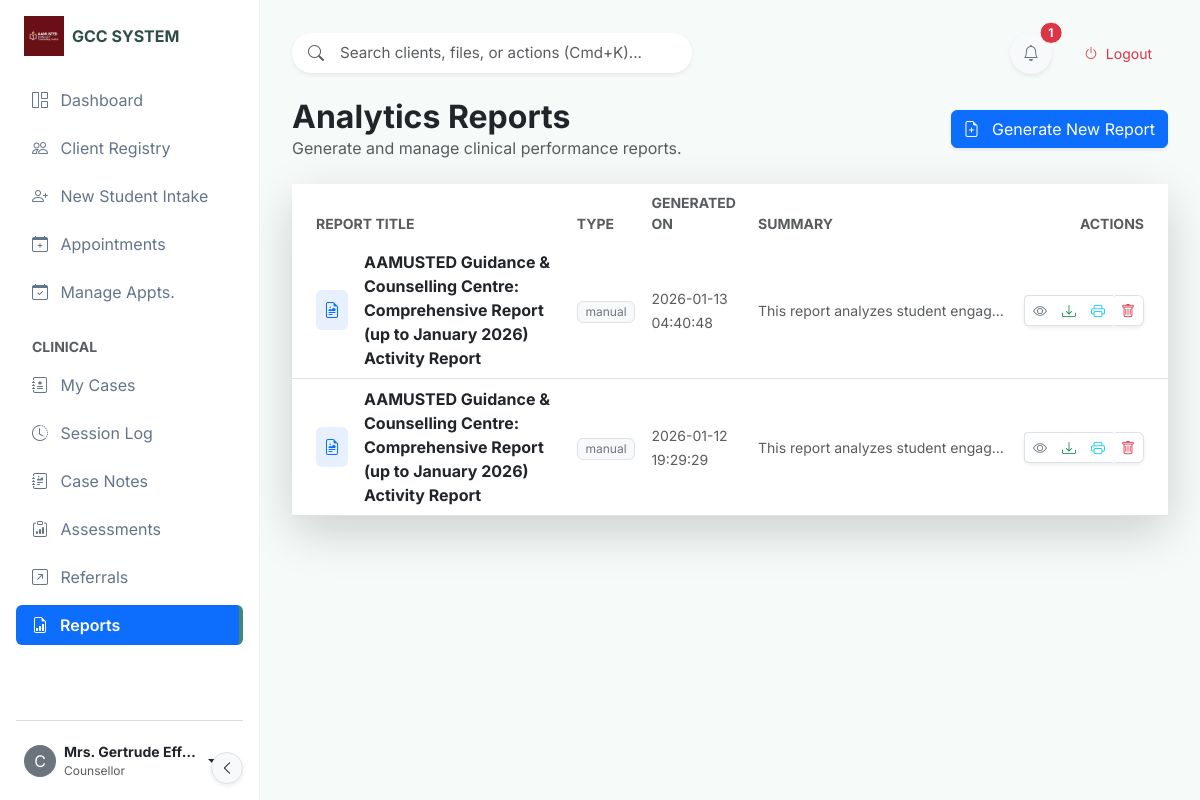
The app's page /reports (signed in) with its own data.
### tables this page shows
CREATE TABLE app_settings (
            id INTEGER PRIMARY KEY AUTOINCREMENT,
            setting_name TEXT NOT NULL UNIQUE,
            setting_value TEXT
        );

CREATE TABLE reports (
            id INTEGER PRIMARY KEY AUTOINCREMENT,
            title TEXT,
            date_generated TIMESTAMP DEFAULT CURRENT_TIMESTAMP,
            report_type TEXT,
            file_path TEXT,
            summary TEXT
        );

### app.py (the view)
@app.route('/reports')
@login_required
def reports_list():
    try:
        ensure_database_initialized()
        conn = get_db_connection()
        if conn is None:
            flash('Database connection failed. Please restart the application.', 'error')
            return redirect(url_for('dashboard'))
        reports = []
        try:
            reports = conn.execute('''
                SELECT id, title, date_generated, report_type, summary, file_path
                FROM reports
                ORDER BY date_generated DESC
            ''').fetchall()
        except Exception as e:
            print(f"[REPORTS] Error getting reports: {e}")
            reports = []
        finally:
            try:
                conn.close()
            except Exception:
                pass
        return render_template('reports.html', reports=reports)
    except Exception as e:
        print(f"[REPORTS] Unexpected error: {e}")
        import traceback
        traceback.print_exc()
        flash('Error loading reports. Please try again.', 'error')
        return redirect(url_for('dashboard'))

### templates/reports.html (shortened to what this page needs)
{% extends "base_modern.html" %}
{% block content %}
<div class="row align-items-center mb-4">
    <div class="col-md-6">
        <h2 class="fw-bold mb-0 text-dark">Analytics Reports</h2>
        <p class="text-muted mb-0">Generate and manage clinical performance reports.</p>
    </div>
    <div class="col-md-6 text-md-end mt-3 mt-md-0">
        <button class="btn btn-primary shadow-sm btn-hover-lift" data-bs-toggle="modal"
            data-bs-target="#generateReportModal">
            <i class="bi bi-file-earmark-plus me-2"></i> Generate New Report
        </button>
    </div>
</div>
<div class="card card-glass border-0 shadow-lg">
    <div class="card-body p-0">
        {% if reports %}
        <div class="table-responsive">
            <table class="table table-hover align-middle mb-0" style="min-height: 300px;">
                <thead class="bg-light">
                    <tr>
                        <th class="ps-4 text-uppercase small fw-bold text-muted border-0">Report Title</th>
                        <th class="text-uppercase small fw-bold text-muted border-0">Type</th>
                        <th class="text-uppercase small fw-bold text-muted border-0">Generated On</th>
                        <th class="text-uppercase small fw-bold text-muted border-0">Summary</th>
                        <th class="text-end pe-4 text-uppercase small fw-bold text-muted border-0">Actions</th>
                    </tr>
                </thead>
                <tbody class="border-top-0">
                    {% for report in reports %}
                    <tr>
                        <td class="ps-4">
                            <div class="d-flex align-items-center">
                                <div class="bg-primary bg-opacity-10 p-2 rounded text-primary me-3">
                                    <i class="bi bi-file-earmark-richtext"></i>
                                </div>
                                <span class="fw-bold text-dark">{{ report['title'] or 'Untitled Report' }}</span>
                            </div>
                        </td>
                        <td>
                            <span class="badge bg-light text-secondary border fw-normal">{{ report['report_type'] or
                                'N/A' }}</span>
                        </td>
                        <td>
                            <span class="text-muted small">{{ report['date_generated'] }}</span>
                        </td>
                        <td>
                            <p class="mb-0 small text-muted text-truncate" style="max-width: 250px;">
                                {{ report['summary'] or 'No summary available' }}
                            </p>
                        </td>
                        <td class="text-end pe-4">
                            <div class="btn-group shadow-sm rounded-3" role="group">
                                <a href="{{ url_for('view_report', report_id=report['id']) }}"
                                    class="btn btn-sm btn-white border border-end-0 text-secondary" title="View">
                                    <i class="bi bi-eye"></i>
                                </a>
                                {% if report['file_path'] %}
                                <a href="{{ url_for('download_report_file', report_id=report['id']) }}"
                                    class="btn btn-sm btn-white border border-start-0 border-end-0 text-success"
                                    title="Download">
                                    <i class="bi bi-download"></i>
                                </a>
                                {% endif %}
                                <a href="{{ url_for('print_report', report_id=report['id']) }}" target="_blank"
                                    class="btn btn-sm btn-white border border-start-0 border-end-0 text-info"
                                    title="Print">
                                    <i class="bi bi-printer"></i>
                                </a>
                                <form action="{{ url_for('delete_report', report_id=report['id']) }}" method="POST"
                                    style="display:inline;">
                                    <button type="submit"
                                        class="btn btn-sm btn-white border border-start-0 text-danger rounded-end"
                                        title="Delete"
                                        onclick="return confirm('Are you sure you want to delete this report?');">
                                        <i class="bi bi-trash"></i>
                                    </button>
                                </form>
                            </div>
                        </td>
                    </tr>
                    {% endfor %}
                </tbody>
            </table>
        </div>
        {% endif %}
    </div>
</div>
{% endblock %}

### templates/base_modern.html (shortened to what this page needs)
<!DOCTYPE html>
<html lang="en">
<head>
    <link href="https://cdn.jsdelivr.net/npm/bootstrap@5.3.0/dist/css/bootstrap.min.css" rel="stylesheet">
    <link rel="stylesheet" href="https://cdn.jsdelivr.net/npm/bootstrap-icons@1.10.0/font/bootstrap-icons.css">
    <link rel="stylesheet" href="{{ url_for('static', filename='css/modern_theme.css') }}">
</head>
<body>
    <nav class="sidebar-glass d-flex flex-column flex-shrink-0 p-3" id="sidebar">
        <div class="mb-4">
            <a href="/" class="d-flex align-items-center link-dark text-decoration-none logo-container ps-2">
                {% if settings.logo_url %}
                <img src="{{ settings.logo_url }}" class="me-2"
                    style="max-height: 40px; max-width: 40px; object-fit: contain;">
                {% else %}
                <div class="bg-gradient p-2 rounded-3 me-2" style="background: var(--sage-600); color: white;">
                    <i class="bi bi-heart-pulse-fill fs-4"></i>
                </div>
                {% endif %}
                <span class="fs-6 fw-bold text-break lh-sm sidebar-header-text" style="color: var(--sage-900);">
                    {{ settings.system_name or 'Counselling Hub' }}
                </span>
            </a>
        </div>
        <ul class="nav nav-pills flex-column mb-auto">
            <li class="nav-item">
                <a href="{{ url_for('dashboard') }}"
                    class="nav-link {% if request.endpoint == 'dashboard' %}active{% endif %}" title="Dashboard"
                    data-bs-toggle="tooltip" data-bs-placement="right">
                    <i class="bi bi-grid-1x2 me-2"></i> <span>Dashboard</span>
                </a>
            </li>
            {% if session.get('role') in ['Secretary', 'Admin', 'Counsellor', 'Counselor'] %}
            <li>
                <a href="{{ url_for('students') }}"
                    class="nav-link {% if 'student' in request.endpoint and 'intake' not in request.endpoint %}active{% endif %}"
                    title="Client Registry" data-bs-toggle="tooltip" data-bs-placement="right">
                    <i class="bi bi-people me-2"></i> <span>Client Registry</span>
                </a>
            </li>
            <li>
                <a href="{{ url_for('intake') }}"
                    class="nav-link {% if 'intake' in request.endpoint %}active{% endif %}" title="New Student Intake"
                    data-bs-toggle="tooltip" data-bs-placement="right">
                    <i class="bi bi-person-plus me-2"></i> <span>New Student Intake</span>
                </a>
            </li>
            <li>
                <a href="{{ url_for('appointment') }}"
                    class="nav-link {% if 'appointment' in request.endpoint and 'status' not in request.endpoint %}active{% endif %}"
                    title="Appointments" data-bs-toggle="tooltip" data-bs-placement="right">
                    <i class="bi bi-calendar-plus me-2"></i> <span>Appointments</span>
                </a>
            </li>
            <li>
                <a href="{{ url_for('manage_appointments') }}"
                    class="nav-link {% if 'manage_appointments' in request.endpoint %}active{% endif %}"
                    title="Manage Appointments" data-bs-toggle="tooltip" data-bs-placement="right">
                    <i class="bi bi-calendar-check me-2"></i> <span>Manage Appts.</span>
                </a>
            </li>
            {% endif %}
            {% if session.get('role') in ['Counsellor', 'Counselor', 'Admin'] %}
            <li class="mt-3 text-uppercase small text-muted fw-bold ps-3 mb-2 nav-category-header">Clinical</li>
            <li>
                <a href="{{ url_for('my_cases') }}"
                    class="nav-link {% if 'my_cases' in request.endpoint %}active{% endif %}" title="My Cases"
                    data-bs-toggle="tooltip" data-bs-placement="right">
                    <i class="bi bi-journal-medical me-2"></i> <span>My Cases</span>
                </a>
            </li>
            <li>
                <a href="{{ url_for('sessions_list') }}"
                    class="nav-link {% if 'session' in request.endpoint and 'case' not in request.endpoint %}active{% endif %}"
                    title="Session Log" data-bs-toggle="tooltip" data-bs-placement="right">
                    <i class="bi bi-clock-history me-2"></i> <span>Session Log</span>
                </a>
            </li>
            <li>
                <a href="{{ url_for('case_notes_list') }}"
                    class="nav-link {% if 'case_notes' in request.endpoint %}active{% endif %}" title="Case Notes"
                    data-bs-toggle="tooltip" data-bs-placement="right">
                    <i class="bi bi-journal-richtext me-2"></i> <span>Case Notes</span>
                </a>
            </li>
            <li>
                <a href="{{ url_for('dass21_list') }}"
                    class="nav-link {% if 'dass21' in request.endpoint %}active{% endif %}" title="Assessments"
                    data-bs-toggle="tooltip" data-bs-placement="right">
                    <i class="bi bi-clipboard-data me-2"></i> <span>Assessments</span>
                </a>
            </li>
            <li>
                <a href="{{ url_for('all_referrals') }}"
                    class="nav-link {% if 'referral' in request.endpoint %}active{% endif %}" title="Referrals"
                    data-bs-toggle="tooltip" data-bs-placement="right">
                    <i class="bi bi-arrow-up-right-square me-2"></i> <span>Referrals</span>
                </a>
            </li>
            <li>
                <a href="{{ url_for('reports_list') }}"
                    class="nav-link {% if 'report' in request.endpoint %}active{% endif %}" title="Reports"
                    data-bs-toggle="tooltip" data-bs-placement="right">
                    <i class="bi bi-file-earmark-bar-graph me-2"></i> <span>Reports</span>
                </a>
            </li>
            {% endif %}
        </ul>
        <hr class="text-secondary opacity-25 mt-4">
        <div class="dropdown">
            <a href="#"
                class="d-flex align-items-center link-dark text-decoration-none dropdown-toggle px-2 py-1 rounded hover-bg"
                id="dropdownUser2" data-bs-toggle="dropdown" aria-expanded="false">
                <div class="rounded-circle bg-secondary d-flex justify-content-center align-items-center text-white me-2"
                    style="width: 32px; height: 32px; min-width: 32px;">
                    {{ session.get('username', 'U')[0] | upper }}
                </div>
                <div>
                    <div class="small fw-bold text-truncate" style="max-width: 140px;">{{ session.get('full_name',
                        'User') }}</div>
                    <div class="small text-muted" style="font-size: 0.75rem;">{{ session.get('role', 'Staff') }}</div>
                </div>
            </a>
        </div>
        <button
            class="btn btn-sm btn-light border position-absolute bottom-0 end-0 m-3 rounded-circle shadow-sm d-none d-md-flex align-items-center justify-content-center"
            id="sidebarToggle" style="width: 32px; height: 32px; z-index: 1050;">
            <i class="bi bi-chevron-left"></i>
        </button>
    </nav>
    <main class="main-content">
        <div class="d-flex justify-content-between align-items-center mb-4">
            <div class="position-relative" style="width: 400px;">
                <i class="bi bi-search position-absolute top-50 start-0 translate-middle-y ms-3 text-muted"></i>
                <input type="text" class="form-control form-control-lg ps-5 border-0 shadow-sm"
                    style="border-radius: 99px; background: white; font-size: 0.95rem;"
                    placeholder="Search clients, files, or actions (Cmd+K)...">
            </div>
            <div class="d-flex align-items-center gap-3">
                <div class="dropdown">
                    <button class="btn btn-light rounded-circle position-relative shadow-sm" type="button"
                        id="notifDropdown" data-bs-toggle="dropdown" aria-expanded="false"
                        style="width: 42px; height: 42px;">
                        <i class="bi bi-bell text-secondary"></i>
                        {% if unread_count and unread_count > 0 %}
                        <span
                            class="position-absolute top-0 start-100 translate-middle badge rounded-pill bg-danger border border-light">
                            {{ unread_count }}
                        </span>
                        {% endif %}
                    </button>
                </div>
                <a href="{{ url_for('logout') }}" class="btn btn-outline-danger border-0 btn-sm rounded-pill px-3">
                    <i class="bi bi-power me-1"></i> Logout
                </a>
            </div>
        </div>
        {% block content %}{% endblock %}
    </main>
</body>
</html>

### records on screen
app_settings: logo_url (picture)
app_settings: setting_value "GCC SYSTEM"
reports: title "AAMUSTED Guidance & Counselling Centre: Comprehensive Report (up to January 2026) Activity Report", report_type "manual", date_generated "2026-01-13 04:40:48", summary "This report analyzes student engag…"
reports: title "AAMUSTED Guidance & Counselling Centre: Comprehensive Report (up to January 2026) Activity Report", report_type "manual", date_generated "2026-01-12 19:29:29", summary "This report analyzes student engag…"

### other values on screen
{{ session.get('username', 'U')[0] | upper }} "C"
{{ session.get('full_name',
                        'User') }} "Mrs. Gertrude Eff…"
{{ session.get('role', 'Staff') }} "Counsellor"
{{ unread_count }} "1"
